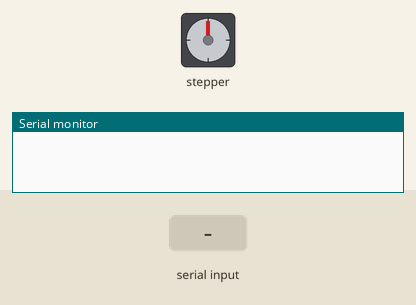
Bench run of a sketch on a simulated Arduino Uno, built with avr-gcc and run on an emulated ATmega328P. Shown: stepper motor, the last lines printed to the serial monitor. The inputs (shaded band) are chosen by the test bench. Stepper angles assume 400 steps per turn.

Above: at 1.2 s.
1.3 s: byte 30 received over Serial
At 1.45 s:
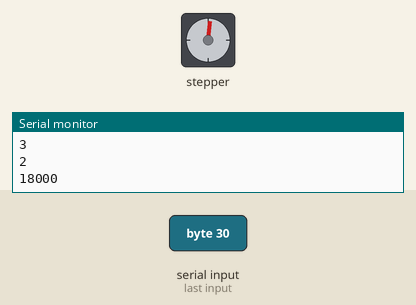
At 2.05 s:
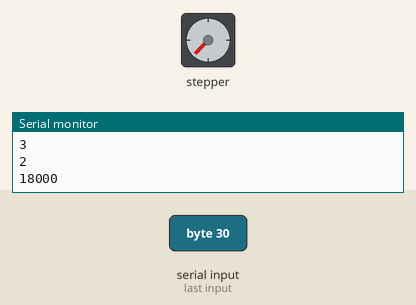
Timing chart, 0 to 13.3 s (numbered marks = the images above; inputs shaded):
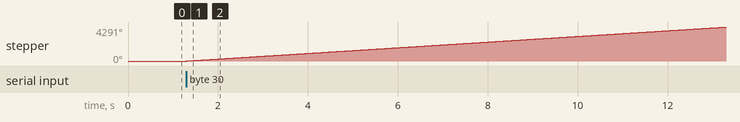

The sketch:

steppers.ino
```cpp
#include <Stepper.h>

//Stepper step_y = Stepper(400, 3, 6);
Stepper step_x = Stepper(400, 3, 6);


void setup() {
  Serial.begin(9600);
  step_x.setSpeed(60);
}

void loop() {
  int n_stl = 0;
  int n_str = 0;
  if (Serial.available() > 0) {
    int incomingByte = Serial.read();
    incomingByte &= 0x007;
    Serial.println(incomingByte);
    if (incomingByte % 3 == 0) {
      n_stl = 3;
      n_str = incomingByte / 3;
    }
    else {
      n_stl = incomingByte % 3;
      n_str = (incomingByte / 3) + 1;
    }
    Serial.println(n_stl);
    Serial.println(n_str);

    int kol_st_x = n_stl * 400 * 15;
    Serial.println(kol_st_x);
    //long kol_st_y = n_str * 2500 * 15;
    //Serial.println(kol_st_y);
    step_x.step(kol_st_x);
    //step_y.step(kol_st_y);
    //delay(2000);
    //step_x.step(-kol_st_x);
    //step_y.step(-kol_st_y);
    delay(1500);
  }

}
```

Measured:
- after the input at 1.3 s, stepper: keeps turning clockwise at about 358°/s, starting at once
